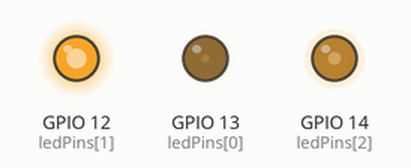
Simulated run of this sketch. Board: ESP32. Shown: output pins drawn as LEDs (lit = HIGH). Random numbers use the default seed unless the sketch sets one.

Above: at 0.1 s.
At 5.1 s:
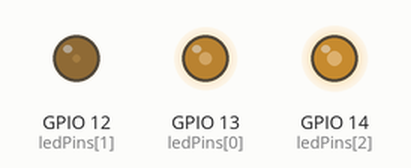
At 10.1 s:
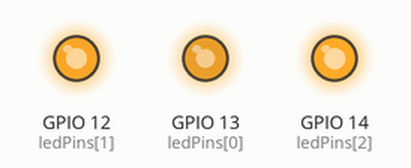
At 19.9 s:
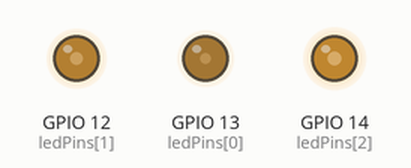
At 29.7 s:
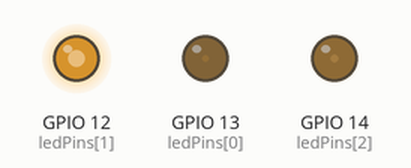
At 39.7 s:
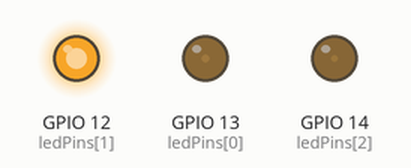
Timing chart, 0 to 40.0 s (numbered marks = the images above):
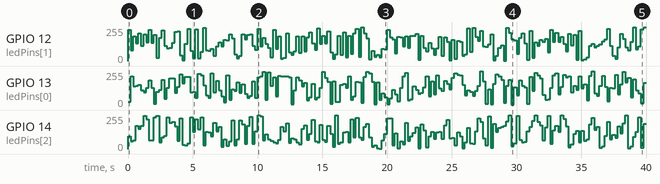

Measured:
- by itself, GPIO 14 (ledPins[2]): 0/255 → 97/255 at 0.00 s, → 58/255 0.20 s later, → 67/255 0.20 s later, → 174/255 0.20 s later, … (200 changes in this stretch)
- by itself, GPIO 12 (ledPins[1]): 0/255 → 235/255 at 0.00 s, → 80/255 0.20 s later, → 186/255 0.20 s later, → 134/255 0.20 s later, … (200 changes in this stretch)

The sketch:

Project_5_ESP32_RGB_LED.ino
```cpp
int ledPins[] = {13, 12, 14};    //define red, green, blue led pins
const byte chns[] = {0, 1, 2};   //define the pwm channels
int red, green, blue;
void setup() {
  for (int i = 0; i < 3; i++) {   //setup the pwm channels,5KHz,8bit
    ledcSetup(chns[i], 5000, 8);
    ledcAttachPin(ledPins[i], chns[i]);
  }
}

void loop() {
  red = random(0, 255);
  green = random(0, 255);
  blue = random(0, 255);
  setColor(red, green, blue);
  delay(200);
}

void setColor(byte r, byte g, byte b) {
  ledcWrite(chns[0], 255 - r); //Common anode LED, low level to turn on the led.
  ledcWrite(chns[1], 255 - g);
  ledcWrite(chns[2], 255 - b);
}
```
